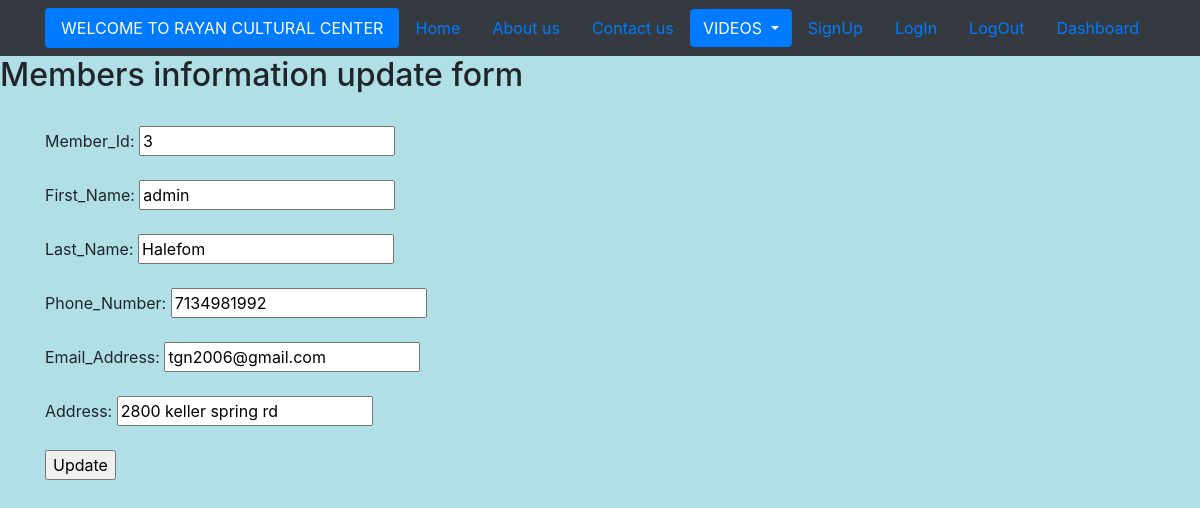
The page /update/3/ on the database its author committed.
### testapp/models.py (models this page shows)
class Membership(models.Model):
    member_id =models.IntegerField()
    first_name= models.CharField(max_length =64)
    last_name = models.CharField(max_length = 64)
    phone_number = models.IntegerField()
    email_address =models.EmailField()
    address = models.CharField(max_length = 255)

### testapp/views.py (the view)
# urls.py: url(r'^update/(?P<id>\d+)/$', views.update_view),
def update_view(request, id):
    member =Membership.objects.get(id = id)
    if request.method=='POST':
        form = MembershipForm(request.POST, instance=member)
        if form.is_valid():
            form.save()
            return render(request, 'testapp/updated.html')
    return render(request, 'testapp/update.html', {'member': member})

### testapp/templates/testapp/update.html (shortened to what this page needs)
<!DOCTYPE html>
{%extends 'testapp/base.html'%}
{% load static %}
{%block body-block%}
<h2>Members information update form</h2><br>
<div class = "container">
<form method="post">
    Member_Id: <input type="text" name="member_id" value="{{member.member_id}}"><br><br>
    First_Name: <input type="text" name="first_name" value="{{member.first_name}}"><br><br>
    Last_Name: <input type="text" name="last_name" value="{{member.last_name}}"><br><br>
    Phone_Number: <input type="text" name="phone_number" value="{{member.phone_number}}"><br><br>
    Email_Address: <input type="text" name="email_address" value="{{member.email_address}}"><br><br>
    Address: <input type="text" name="address" value="{{member.address}}"><br><br>
            <input type="submit" name="" value="Update">
</form>
</div>
{%endblock%}

### testapp/templates/testapp/base.html (style rules this page uses)
body { background-color: powderblue; }

### rows shown on the page
Membership: member_id "3", first_name "admin", last_name "Halefom", phone_number "7134981992", email_address "tgn2006@gmail.com", address "2800 keller spring rd"
